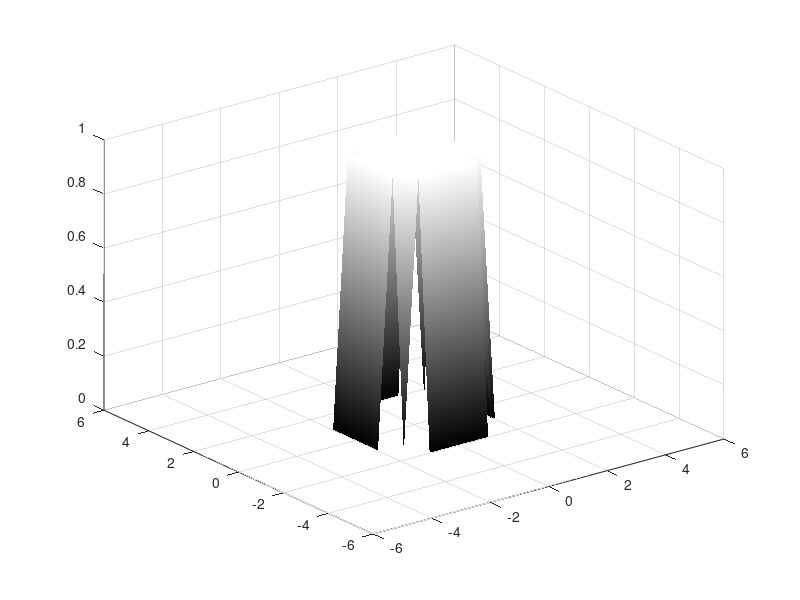
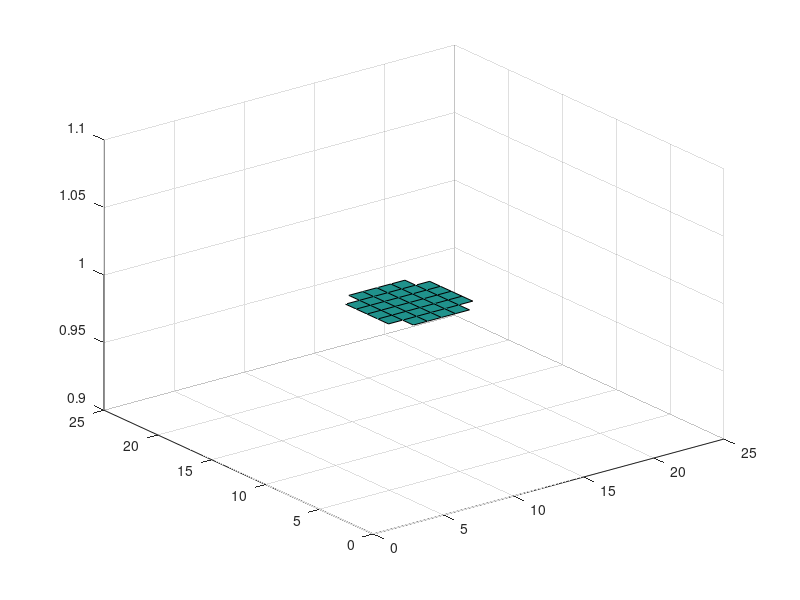

Write the MATLAB code that produced these figures, in order. (Note: this script raises an error after producing the figures.)
function yot()
% this function will initialize all the maps and variables needed for thie
% clinton elevation dataset
    
    dx = -5:0.5:5;
    dy = dx;

    
    [xq, yq] = meshgrid(dx, dy);
    z = -exp(-(xq.^2 + yq.^2));
    zq = griddata(dx, dy, z, xq, yq);


    % create boundry mask
    % if zq(i,j) has an elevation boundary_mask(i,j) = 1
    % if zq(i,j) does not have an elevation BUT it is adjacent to a cell
    % with a defined elevation then boundary_mask(i,j) = 0
    % else zq(i,j) is nan then boundary_mask(i,j) is nan
    [m,n] = size(xq);
    bm = NaN.*ones(m, n);
    % loop through all points of boundary mask
    for i = 1:m
        for j = 1:n
            if (xq(i,j)^2 + yq(i,j)^2) < 4
                bm(i,j) = 1;
            end
        end
    end
    
    % clean up the edges
    bm(1,:) = NaN;
    bm(:,1) = NaN;
    bm(m,:) = NaN;
    bm(:,n) = NaN;
    
    % loop through all points in the boundary mask
    for i = 1:m
        for j = 1:n
            if isnan(bm(i,j))
                % check to see if a cell that can hold water is adjacent to
                % any other cells that can contain water
                try
                    if (bm(i,j+1) == 1)
                        bm(i,j) = 0;  
                    end
                catch
                    
                end

                try
                    if (bm(i,j-1) == 1)
                        bm(i,j) = 0;
                    end
                catch

                end

                try
                    if (bm(i+1,j) == 1)
                        bm(i,j) = 0;
                    end
                catch

                end

                try
                    if (bm(i-1,j) == 1)
                        bm(i,j) = 0;
                    end
                catch

                end
            end
        end
    end
    disp(bm)
    figure 
    surf(xq,yq,bm)
    shading interp
    colormap gray
    % if a cell cant hold water set its height to NaN
    z(isnan(bm)) = NaN;
    z(bm == 0) = NaN;


    % initialize water grid post rain
    vq = NaN*ones(size(z));
    

    % is the boundry mask says that cell can hold water there, put 1 water
    % there
    vq(bm==1) = 1;
    disp(vq)
    % vq(bm==0) = 0;

    % vq(40,40)
    % figure
    % surf(z,vq)
    % figure
    % surf(vq)

    % initialize water grid post water movement
    wq = 0*ones(m,n);
    wq(1,:) = NaN;
    wq(:,1) = NaN;
    wq(m,:) = NaN;
    wq(:,n) = NaN; %#ok<NASGU>
   
    
    % initialize  plastic grid
    pq = NaN*ones(size(z));
    % if the boundary mask says the cell can hold water give the cell 0
    % plastic
    pq(bm==1) = 0;
    % 62 - 140 for both axis
    for i = 1:m+1
        for j = 1:n+1
            if (mod(i,5) == 0 &&  mod(j,5) == 0)
                if (~isnan(bm(i,j)))
                    pq(i,j) = 1;
                end
            end
        end
    end
    [x_index, y_index] = meshgrid(1:m, 1:n);
    % figure
    % scatter3(x_index,y_index, pq)

    
    figure
    surf(vq);
    % g = g./3.287;



    % water_lst = NaN*ones(10,m,n);
    water_lst(:,:,1) = vq;
    coord = [1,1];
    coord_lst = NaN*ones(200,2);
    coord_lst(1,:) = coord;
    g = gradient(bm,z);
    for a = 2:2
        % print the total
        sum(sum(vq(~isnan(vq))));
        vq = dance_round(bm, vq, g);
        disp(bm)
        disp(vq)
        water_lst(:,:,a) = vq;
        % pq = plastic_movement(bm, pq, g);
        coord = move_plastic(coord, 0.05, vq, z);
        coord_lst(a,:) = coord;
    end
    
    interpolated_z = interp2(xq,yq,zq, coord_lst(:,1), coord_lst(:,2), 'linear');
    % % disp(interpolated_z)
    figure
    colormap abyss
    surf(xq,yq,z)
    shading interp
    % hold on
    % scatter3(coord_lst(:,1), coord_lst(:,2), interpolated_z, 75, 'filled','MarkerFaceColor',[1 1 1])
    % hold off
    % figure
    % surf(pq)
    % figure
    % scatter3(x_index, y_index, pq)
    
    % water plotting purposes
    % for i = 1:20
    %     if mod(i,2) == 0
    %         figure
    %     %     % c = colormap('default');
    %         scaled_vq = (water_lst(:,:,i) - min(water_lst(:))) / (max(water_lst(:)) - min(water_lst(:)));
    %     %     % color_temp = round(scaled_vq * (size(c, 1) - 1)) + 1;
    %     %     % color_temp = max(1, min(color_temp, size(c, 1)));
    %     %     % colors = c(color_temp, :);
    %         scatter3(coord_lst(i,1), coord_lst(i,2), interpolated_z(i), 100 ,'filled','MarkerFaceColor',[1 1 1])
    %         hold on
    %         surf(xq,yq, z,scaled_vq, 'FaceAlpha',0.5)
    %         shading interp
    % 
    %     %     % colorbar('Ticks', 0:0.2:1);
    %         colormap(flip(parula))
    %         clim([0 1]);
    %         hold off
    %     end
    % end
    % plastic plotting purposes
    % plastic_plot = NaN*ones(size(z));
    % idx = ~isnan(pq);
    % plastic_plot(idx) = z(idx);
    % % 
    % % 
    % c = colormap('default');
    % scaled_pq = (pq(idx) - min(pq(idx))) / (max(pq(idx)) - min(pq(idx)));
    % color_idx = round(scaled_pq * (size(c, 1) - 1)) + 1;
    % % 
    % % % Ensure color indices are within range
    % color_idx = max(1, min(color_idx, size(c, 1)));
    % % 
    % % % Assign colors based on color indices
    % colors = c(color_idx, :);
    % figure
    % surf(z,vq)
    % hold on
    % shading interp
    % scatter3(x_index(idx), y_index(idx), plastic_plot(idx), 36, colors, 'filled');
    % colormap('default')



    
end

